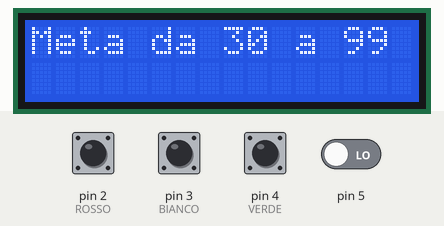
Recording of a sketch running on a simulated Arduino Uno, built with avr-gcc and run on an emulated ATmega328P. Shown: 16×2 character LCD. The inputs (shaded band) are chosen by the test bench; at power-on: pin 2 (ROSSO), pin 3 (BIANCO), pin 4 (VERDE) HIGH, pin 5 LOW.

Above: at 1.2 s.
1.3 s: pin 3 (BIANCO) pulled LOW for 3.2 s
At 5.5 s:
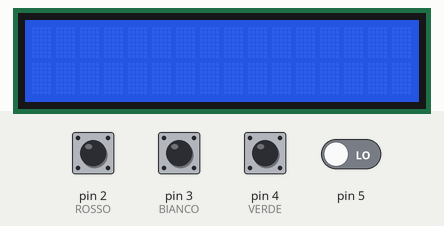
6.5 s: pin 3 (BIANCO) pulled LOW for 0.15 s
At 8.1 s:
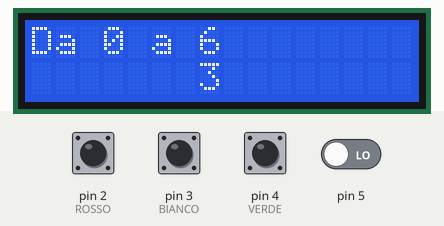
9.6 s: pin 4 (VERDE) pulled LOW for 0.15 s
At 10.9 s:
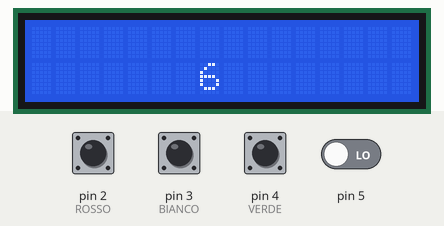
Timing chart, 0 to 12.6 s (numbered marks = the images above; inputs shaded):
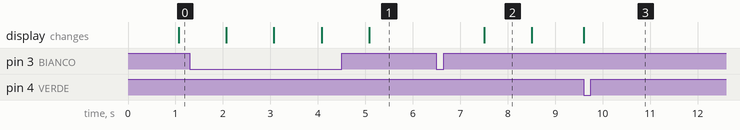

The sketch:

ProgettoAngelaGameCircuitoLCD.ino
```cpp
#include <LiquidCrystal.h>

  int numeroMetaScelto;
  int numeroMetaPARTITA;
  int numeroSceltoGiocatore;
  int numeroSceltoSecondo;
  int somma;
  int CodiceTurno;
  int NumeroTurni;
  int controllo;
  int blocco;
  bool bottoneConferma;
  //robe fatte da alessio
  int arrrayMosse[100];
  #define buttonMinus
  #define buttonOk
  #define buttonPlus
  #define ledMinus
  #define ledOk
  #define ledPlus

  const int rs = 8, en = 9, d4 = 10, d5 = 11, d6 = 12, d7 = 13;
LiquidCrystal lcd(rs, en, d4, d5, d6, d7);

// "Firme" dei metodi

void AumentaMeta();
void RiduciMeta();
int InizioPartita();
void ControlloInput();
void ControllaMeta();
int InizioPartita();
int TurnoGiocatore();


void setup()
{
  // put your setup code here, to run once:
  lcd.begin(16, 2);
  lcd.print("Angela Game");

    Serial.begin(9600);
    numeroMetaScelto = 50;
    numeroMetaPARTITA = 50;
    numeroSceltoGiocatore = 3;
    numeroSceltoSecondo = 3;
    somma = 0;
    CodiceTurno = 0;
    NumeroTurni = 1;
    controllo = 0;
    randomSeed(analogRead(0));
    blocco = 0;
    //BOTTONI
    pinMode(4, INPUT_PULLUP); //VERDE
    pinMode(3, INPUT_PULLUP); //BIANCO
    pinMode(2, INPUT_PULLUP); //ROSSO
    //LED
    digitalWrite(7, LOW); //VERDE
    digitalWrite(6, LOW); //BIANCO
    digitalWrite(5, LOW); //ROSSO

}

void loop()
{
  // put your main code here, to run repeatedly

  if(CodiceTurno == 0 && somma <= numeroMetaPARTITA && blocco == 0)
  {
    lcd.clear();
    lcd.setCursor(0,0);
    lcd.print("AngelaGame");
    delay(1000);
    lcd.clear();
    blocco = 1;
    InizioPartita();
  }

  CodiceTurno = 1;
  lcd.setCursor(0,0);
  lcd.print("Turno dell'Utente");
  delay(1000);
  lcd.clear();

  if(CodiceTurno == 1)
  {

    TurnoGiocatore();
    ControllaMeta();
    CodiceTurno = 2;
  }

  if(CodiceTurno == 2 )
  {
      TurnoGiocatore();
      ControllaMeta();
      CodiceTurno = 1;
  }

}


//////////////////AREA METODI/////////////////

int TurnoGiocatore() // O COPIA O IF
{
  lcd.setCursor(0,0);
  lcd.print("Da 0 a 6");
  delay(1000);
  lcd.clear();
  BottoniPremutiGiocatore();
        ControllaMeta();
        CodiceTurno = 2;
        NumeroTurni++;
}
int InizioPartita()
{
        lcd.setCursor(0,0);
        lcd.print("Meta da 30 a 99");
        delay(1000);
        lcd.setCursor(7,1);//COLONNA,RIGA
        lcd.print(numeroMetaPARTITA);
        delay(1000);
        BottoniPremutiMeta();
        return numeroMetaPARTITA;

}

void Aspetta()
{
  bool fermo = true;
  while(digitalRead(4) == HIGH && digitalRead(3) == HIGH && digitalRead(2) == HIGH && fermo == true)
  {}
  if(digitalRead(4) == LOW)
  {fermo = false;}
  else if(digitalRead(5) == LOW)
  {fermo = false;}
  else if(digitalRead(6) == LOW)
  {fermo = false;}
}

//
void BottoniPremutiMeta()
{
  bool finito = false;
  while(!finito)
  {
    Aspetta();
    if(digitalRead(4) == LOW)
    {
        numeroMetaPARTITA++;
        lcd.setCursor(7,1);
        lcd.print(numeroMetaPARTITA);
    }
    if(digitalRead(3) == LOW)
    {
      finito = true;
      lcd.setCursor(7,1);
      lcd.print(numeroMetaPARTITA);

    }
    if(digitalRead(2) == LOW)
    {
        numeroMetaPARTITA--;
        lcd.setCursor(7,1);
        lcd.print(numeroMetaPARTITA);
    }
  }
}

void BottoniPremutiGiocatore()
{
  bool finito = false;
  if(CodiceTurno == 1)//Player 1
  {
    while(!finito)
  {
    Aspetta();
    if(digitalRead(4) == LOW)
    {
      digitalWrite(7, HIGH);
      delay(1000);
      digitalWrite(7, LOW);
      numeroSceltoGiocatore++;
      if(numeroSceltoGiocatore > 6)
      {
        numeroSceltoGiocatore = 6;
        lcd.setCursor(7,1);
        lcd.print(numeroSceltoGiocatore);
      }
    }
    if(digitalRead(3) == LOW)
    {
      digitalWrite(6, HIGH);
      delay(1000);
      digitalWrite(6, LOW);
      finito = true;
      somma = somma + numeroSceltoGiocatore;
      lcd.setCursor(7,1);
      lcd.print(numeroSceltoGiocatore);
    }
    if(digitalRead(2) == LOW)
    {
      digitalWrite(5, HIGH);
      delay(1000);
      digitalWrite(5, LOW);
      numeroSceltoGiocatore++;
      if(numeroSceltoGiocatore < 1)
      {
        numeroSceltoGiocatore = 1;
        lcd.setCursor(7,1);
        lcd.print(numeroSceltoGiocatore);
      }
    }
   }
  }
  else if(CodiceTurno == 2)//Player 2
  {
    while(!finito)
  {
    Aspetta();
    if(digitalRead(4) == LOW)
    {
      numeroSceltoSecondo++;
      if(numeroSceltoSecondo > 6)
      {
        numeroSceltoSecondo = 6;
        lcd.setCursor(7,1);
        lcd.print(numeroSceltoSecondo);
        delay(1000);
      }
    }
    if(digitalRead(3) == LOW)
    {
      finito = true;
      somma = somma + numeroSceltoSecondo;
      lcd.setCursor(7,1);
      lcd.print(numeroSceltoSecondo);
      delay(1000);
    }
    if(digitalRead(2) == LOW)
    {
      numeroSceltoSecondo++;
      if(numeroSceltoSecondo < 1)
      {
        numeroSceltoSecondo = 1;
        lcd.setCursor(7,1);
        lcd.print(numeroSceltoSecondo);
        delay(1000);
      }
    }
   }
  }
}


/*
void ControlloInput()
{
  if (numeroSceltoGiocatore == 1 && numeroSceltoAngela != 6 && numeroSceltoAngela != 1)
  {
    controllo = 1;
  }
  if (numeroSceltoGiocatore == 2 && numeroSceltoAngela != 5 && numeroSceltoAngela != 2)
  {
    controllo = 1;
  }
  if (numeroSceltoGiocatore == 3 && numeroSceltoAngela != 4 && numeroSceltoAngela != 3)
  {
    controllo = 1;
  }
  if (numeroSceltoGiocatore == 4 && numeroSceltoAngela != 4 && numeroSceltoAngela != 3)
  {
    controllo = 1;
  }
  if (numeroSceltoGiocatore == 5 && numeroSceltoAngela != 5 && numeroSceltoAngela != 2)
  {
    controllo = 1;
  }
  if (numeroSceltoGiocatore == 6 && numeroSceltoAngela != 6 && numeroSceltoAngela != 1)
  {
    controllo = 1;
  }
}
*/
void ControllaMeta()
{
  if(somma > numeroMetaPARTITA && CodiceTurno == 1)
  {
    lcd.clear();
    lcd.setCursor(0,0);
    lcd.print("G2 Vince! Turno: " + NumeroTurni);
    lcd.setCursor(0,1);
    lcd.print("G1 oltre la meta...");
    numeroMetaPARTITA = 0;
    CodiceTurno = 0;
    blocco = 0;
  }
  else if(somma > numeroMetaPARTITA && CodiceTurno == 2)
  {
    lcd.clear();
    lcd.setCursor(0,0);
    lcd.print("G1 Vince! Turno: " + NumeroTurni);
    lcd.setCursor(0,1);
    lcd.print("G2 oltre la meta...");
    numeroMetaPARTITA = 0;
    CodiceTurno = 0;
    blocco = 0;
  }
  else if(somma == numeroMetaPARTITA && CodiceTurno == 1)
  {
    lcd.clear();
    lcd.setCursor(0,0);
    lcd.print("G1 Vince! Turno: " + NumeroTurni);
    lcd.setCursor(0,1);
    lcd.print("G1 nella meta!");
    numeroMetaPARTITA = 0;
    CodiceTurno = 0;
    blocco = 0;
  }
    else if(somma == numeroMetaPARTITA && CodiceTurno == 2)
  {
    lcd.clear();
    lcd.setCursor(0,0);
    lcd.print("G2 Vince! Turno: " + NumeroTurni);
    lcd.setCursor(0,1);
    lcd.print("G2 nella meta!");
    numeroMetaPARTITA = 0;
    CodiceTurno = 0;
    blocco = 0;
  }

}
```

Measured:
- after the input at 1.3 s, the display: first differs from a run without the input after 1.8 s (image 1 shows a later state)
- after the input at 6.5 s, the display: changes after 1.0 s (image 2)
- after the input at 9.6 s, the display: changes at once (image 3)
- what the display in image 2 shows lasts 1.0 s, from 7.5 s to 8.5 s
